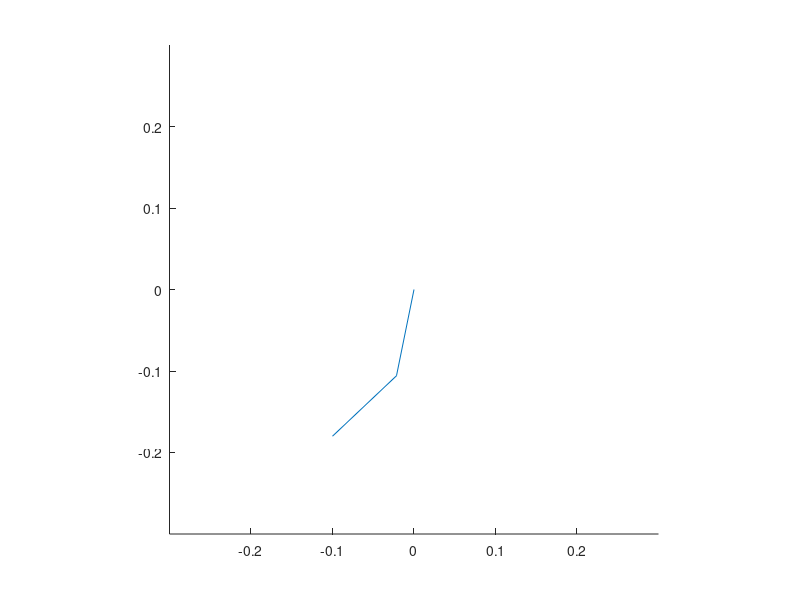

Recreate this plot in MATLAB. (Note: this script raises an error after producing the figure.)
clear;
clf;

function [t1, t2] = inverse_kinematics(x, y, l1, l2)
  l = sqrt(x^2+y^2);
  t1 = t2 = 0;
  if (l <= (l1+l2))
    t1 = atan2(y,x) + acos((l1^2+l^2-l2^2)/(2*l2*l));
    t2 = pi + acos((l1^2+l2^2-l^2)/(2*l1*l2));
  endif
endfunction

function [x, y] = bezier(P, t)
  B =[(1-t)^3, 3*t*(1-t)^2, 3*t^2*(1-t), t^3];
  X = B * P;
  x = X(1);
  y = X(2);
endfunction

function [xd, yd] = bezier_d(P, t)
  Bd =[-3*(1-t)^2, 3*(1-t)^2-6*t*(1-t), 6*t*(1-t)-3*t^2, 3*t^2];
  Xd = Bd * P;
  xd = Xd(1);
  yd = Xd(2);
endfunction

l1 = 0.108;
l2 = 0.108;
ratio = 0.1;
motor_velocity = 4.81; # 46rpm

P = [0, 0; 0, 0.1; 0.3, 0.1; 0.2, 0.0];
period = 0.32;

i = 0;
for t = 0.0: 0.2: 1.0
  [xt, yt] = bezier(P, t);
  x = xt - 0.1;
  y = yt - 0.18;

  [t1, t2] = inverse_kinematics(x, y, l1, l2);
  if (t1 != 0 || t2 != 0)
    i = i + 1;
    x1 = l1 * cos(t1);
    y1 = l1 * sin(t1);
    arm_x(i,:) = [0 x1 x];
    arm_y(i,:) = [0 y1 y];
    jaco = [-l1*sin(t1) -l2*sin(t2); l1*cos(t1) l2*cos(t2)];
    [U,S,V] = svd(jaco);
    mani(i,:) = [x y atan2(U(2),U(1)) S(1,1) S(2,2)];
	[xd, yd] = bezier_d(P, t);
    xdp(i,:) = [x x + xd / period / motor_velocity * ratio];
    ydp(i,:) = [y y + yd / period / motor_velocity * ratio];
  endif
endfor

hold on;
axis([-0.3,0.3,-0.3,0.3],"square");
for n = 1:i
  plot(arm_x(n,:), arm_y(n,:));
  ellipse(mani(n,1), mani(n,2), mani(n,4)*ratio, mani(n,5)*ratio, mani(n,3));
  plot(xdp(n,:), ydp(n,:), "r");
  if (mani(n,3) < 0)
    mani(n,3) += 2 * pi;
  endif
  printf("(velocity, angle): (%f, %f, %f)\n", mani(n,4) * motor_velocity, mani(n,5) * motor_velocity, mani(n,3)-pi);
end
hold off;

